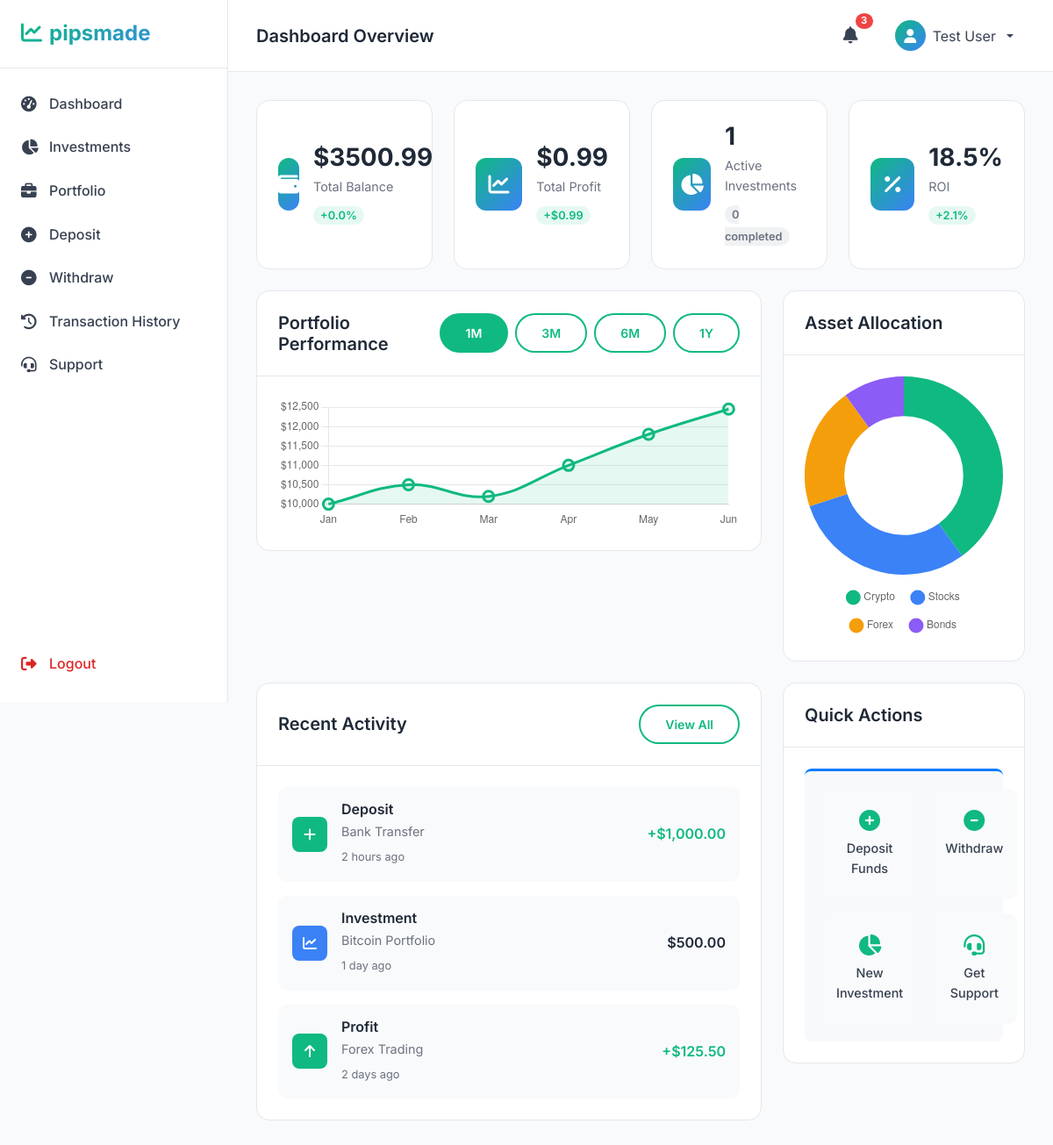
Page /dashboard/ (signed in) on the earlier database version.
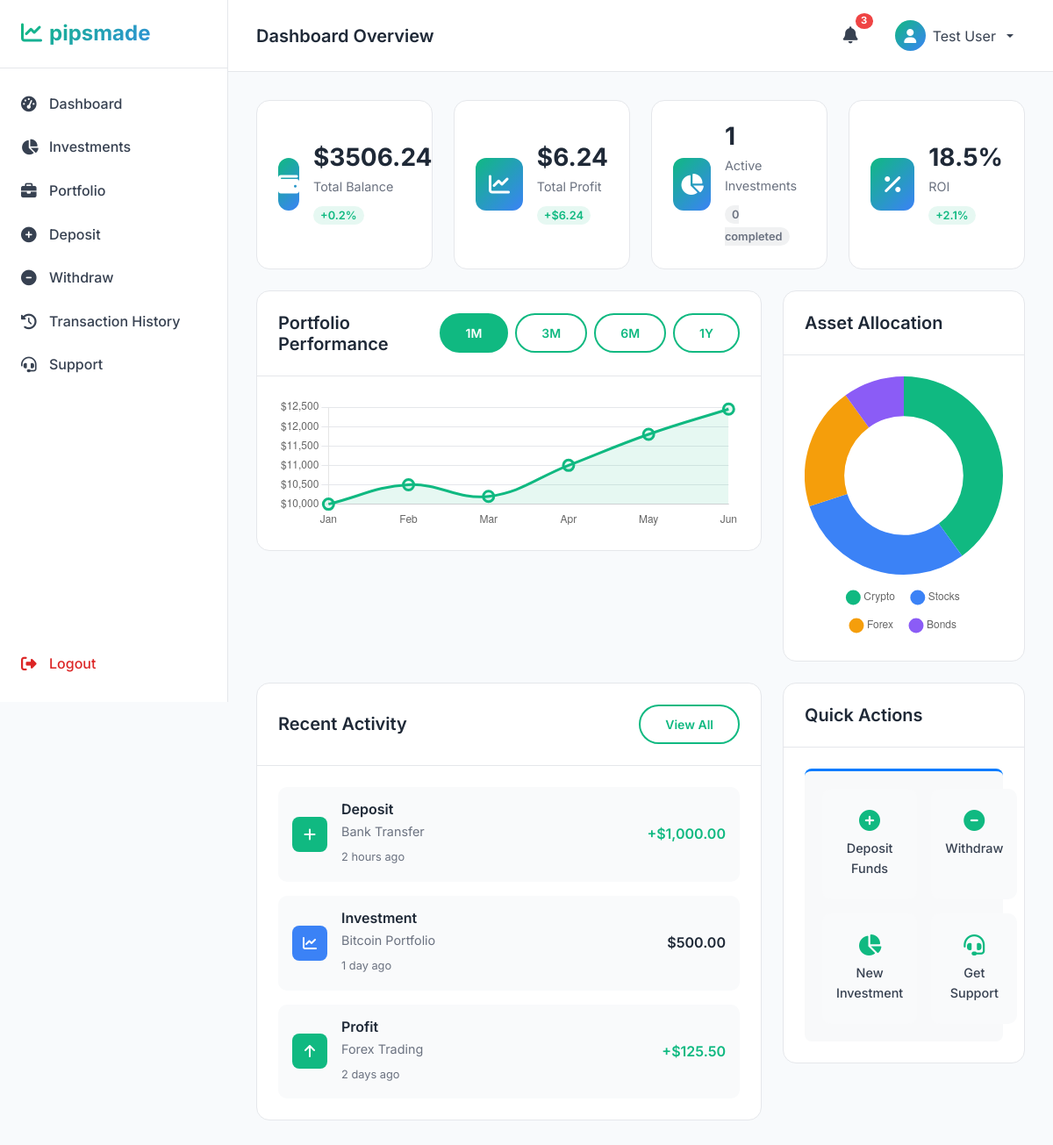
Same page on the later database version.
### investments/models.py (models this page shows, shortened)
class UserPortfolio(models.Model):
    user = models.OneToOneField(User, on_delete=models.CASCADE, related_name='portfolio')
    total_invested = models.DecimalField(max_digits=15, decimal_places=2, default=0)
    total_current_value = models.DecimalField(max_digits=15, decimal_places=2, default=0)
    total_profit = models.DecimalField(max_digits=15, decimal_places=2, default=0)
    total_roi_percentage = models.DecimalField(max_digits=5, decimal_places=2, default=0)
    active_investments = models.PositiveIntegerField(default=0)
    completed_investments = models.PositiveIntegerField(default=0)
    last_updated = models.DateTimeField(auto_now=True)
    def update_portfolio_metrics(self):
        investments = self.user.investments.all()
        self.total_invested = sum(inv.amount for inv in investments)
        self.total_current_value = sum(inv.current_value for inv in investments)
        self.total_profit = self.total_current_value - self.total_invested
        if self.total_invested > 0:
            self.total_roi_percentage = (self.total_profit / self.total_invested) * 100
        else:
            self.total_roi_percentage = 0
        self.active_investments = investments.filter(status='active').count()
        self.completed_investments = investments.filter(status='completed').count()
        self.save()
    @classmethod
    def get_or_create_portfolio(cls, user):
        portfolio, created = cls.objects.get_or_create(user=user)
        if created or not portfolio.last_updated:
            portfolio.update_portfolio_metrics()
        return portfolio

### dashboard/views.py (the view)
# urls.py: path('', views.dashboard_view, name='dashboard'),
@login_required
def dashboard_view(request):
    from investments.models import UserPortfolio, UserInvestment
    portfolio = UserPortfolio.get_or_create_portfolio(request.user)
    recent_investments = UserInvestment.objects.filter(user=request.user).order_by('-created_at')[:5]
    portfolio.update_portfolio_metrics()
    context = {
        'user': request.user,
        'portfolio': portfolio,
        'total_balance': portfolio.total_current_value,
        'total_profit': portfolio.total_profit,
        'active_investments': portfolio.active_investments,
        'roi_percentage': portfolio.total_roi_percentage,
        'recent_investments': recent_investments,
    }
    return render(request, 'dashboard/dashboard.html', context)

### templates/dashboard/dashboard.html (shortened to what the changed rows need)
{% extends 'dashboard/base_dashboard.html' %}
{% load static %}
{% block content %}
            <div class="row g-4 mb-4">
                <div class="col-lg-3 col-md-6">
                    <div class="stats-card">
                        <div class="stats-info">
                            <h3>${{ portfolio.total_current_value|floatformat:2 }}</h3>
                            <p>Total Balance</p>
                            <span class="stats-change {% if portfolio.total_profit >= 0 %}positive{% else %}negative{% endif %}">
                                {% if portfolio.total_profit >= 0 %}+{% endif %}{{ portfolio.total_roi_percentage|floatformat:1 }}%
                            </span>
                        </div>
                    </div>
                </div>
                <div class="col-lg-3 col-md-6">
                    <div class="stats-card">
                        <div class="stats-info">
                            <h3>${{ portfolio.total_profit|floatformat:2 }}</h3>
                            <p>Total Profit</p>
                            <span class="stats-change {% if portfolio.total_profit >= 0 %}positive{% else %}negative{% endif %}">
                                {% if portfolio.total_profit >= 0 %}+{% endif %}${{ portfolio.total_profit|floatformat:2 }}
                            </span>
                        </div>
                    </div>
                </div>
                <div class="col-lg-3 col-md-6">
                    <div class="stats-card">
                        <div class="stats-info">
                            <h3>{{ portfolio.active_investments }}</h3>
                            <p>Active Investments</p>
                            <span class="stats-change neutral">{{ portfolio.completed_investments }} completed</span>
                        </div>
                    </div>
                </div>
            </div>
        </div>
{% endblock %}

Differences in the rows shown:
changed UserPortfolio: total_current_value "3500.99" → "3506.24"; total_roi_percentage "0.0" → "0.2"; total_profit "0.99" → "6.24"
